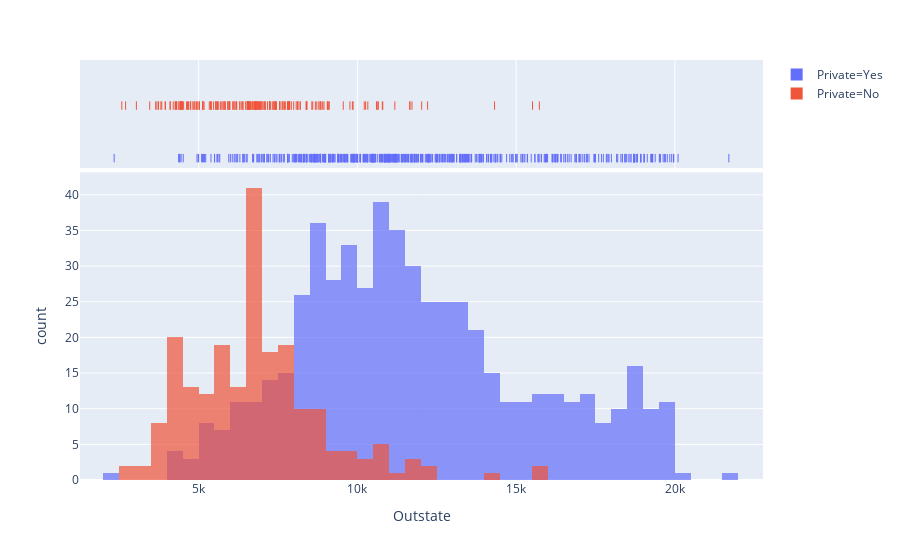

The notebook cell this image was saved under:
### Markdown cell above
** Create a stacked histogram showing Out of State Tuition based on the Private column. Try doing this using [sns.FacetGrid](https://stanford.edu/~mwaskom/software/seaborn/generated/seaborn.FacetGrid.html). If that is too tricky, see if you can do it just by using two instances of pandas.plot(kind='hist'). **

### Code cell
px.histogram(data_frame=df, x="Outstate", color="Private", marginal="rug", nbins=39, opacity=0.7, barmode='overlay')

### Figure 1 — Plotly figure (JSON) as saved in the notebook; plotly's stock layout.template omitted (floating-point values rounded to 4 significant figures; data arrays with more than 128 entries replaced by an {"elided": "..."} marker saying what was removed)
{"data": [{"alignmentgroup": "True", "bingroup": "x", "hoverlabel": {"namelength": 0}, "hovertemplate": "Private=Yes<br>Outstate=%{x}<br>count=%{y}", "legendgroup": "Private=Yes", "marker": {"color": "#636efa", "opacity": 0.7}, "name": "Private=Yes", "nbinsx": 39, "offsetgroup": "Private=Yes", "orientation": "v", "showlegend": true, "type": "histogram", "x": {"elided": "565 int values"}, "xaxis": "x", "yaxis": "y"}, {"alignmentgroup": "True", "boxpoints": "all", "fillcolor": "rgba(255,255,255,0)", "hoverlabel": {"namelength": 0}, "hoveron": "points", "hovertemplate": "Private=Yes<br>Outstate=%{x}", "jitter": 0, "legendgroup": "Private=Yes", "line": {"color": "rgba(255,255,255,0)"}, "marker": {"color": "#636efa", "symbol": "line-ns-open"}, "name": "Private=Yes", "offsetgroup": "Private=Yes", "showlegend": false, "type": "box", "x": {"elided": "565 int values"}, "xaxis": "x2", "yaxis": "y2"}, {"alignmentgroup": "True", "bingroup": "x", "hoverlabel": {"namelength": 0}, "hovertemplate": "Private=No<br>Outstate=%{x}<br>count=%{y}", "legendgroup": "Private=No", "marker": {"color": "#EF553B", "opacity": 0.7}, "name": "Private=No", "nbinsx": 39, "offsetgroup": "Private=No", "orientation": "v", "showlegend": true, "type": "histogram", "x": {"elided": "212 int values"}, "xaxis": "x", "yaxis": "y"}, {"alignmentgroup": "True", "boxpoints": "all", "fillcolor": "rgba(255,255,255,0)", "hoverlabel": {"namelength": 0}, "hoveron": "points", "hovertemplate": "Private=No<br>Outstate=%{x}", "jitter": 0, "legendgroup": "Private=No", "line": {"color": "rgba(255,255,255,0)"}, "marker": {"color": "#EF553B", "symbol": "line-ns-open"}, "name": "Private=No", "offsetgroup": "Private=No", "showlegend": false, "type": "box", "x": {"elided": "212 int values"}, "xaxis": "x2", "yaxis": "y2"}], "layout": {"barmode": "overlay", "legend": {"tracegroupgap": 0}, "margin": {"t": 60}, "xaxis": {"anchor": "y", "domain": [0, 1], "title": {"text": "Outstate"}}, "xaxis2": {"anchor": "y2", "domain": [0, 1], "matches": "x", "showgrid": true, "showticklabels": false}, "yaxis": {"anchor": "x", "domain": [0, 0.7326], "title": {"text": "count"}}, "yaxis2": {"anchor": "x2", "domain": [0.7426, 1], "matches": "y2", "showgrid": false, "showline": false, "showticklabels": false, "ticks": ""}}}
